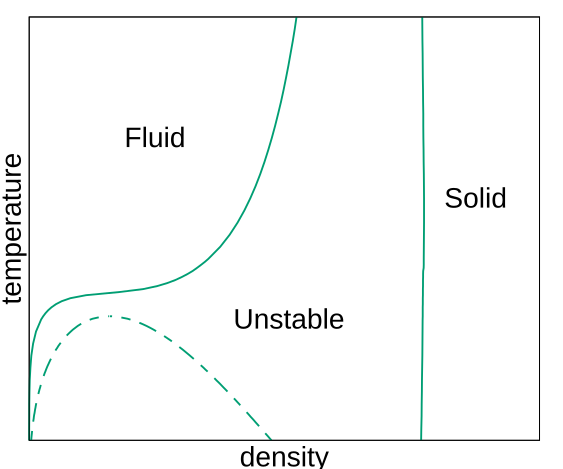

The script that saved this image:
#----------------------------------------
set terminal svg size 600,500
set output 'diagram_WHDF_rc12.svg'

#set title "WHDF Phase diagram, $r_c=1.2$" font ",30"
set xlabel 'density' font ",30" #offset 0,-1
set ylabel 'temperature' font ",30" #offset -1,0

set style data lines
#set grid
#set key bottom left

set xrange[0.0:1.5]
set yrange[0.3:1.0]

#set xtics font ",30"
#set ytics font ",30"
unset xtics
unset ytics

set label 'Fluid' at 0.28,0.8 font ",30" front
set label 'Solid' at 1.22,0.7 font ",30" front
set label 'Unstable' at 0.6,0.5 font ",30" front

plot 'WHDF_rc12_data_dft/coexCurveVL.dat' using 2:1 lc 2 lw 2 dt '-_' notitle, \
     'WHDF_rc12_data_dft/coexCurveVL.dat' using 3:1 lc 2 lw 2 dt '-_' notitle , \
     'WHDF_rc12_data_dft/coexCurveFS.dat' using 2:1 lc 2 lw 2 notitle , \
     'WHDF_rc12_data_dft/coexCurveFS.dat' using 3:1 lc 2 lw 2 notitle , \
